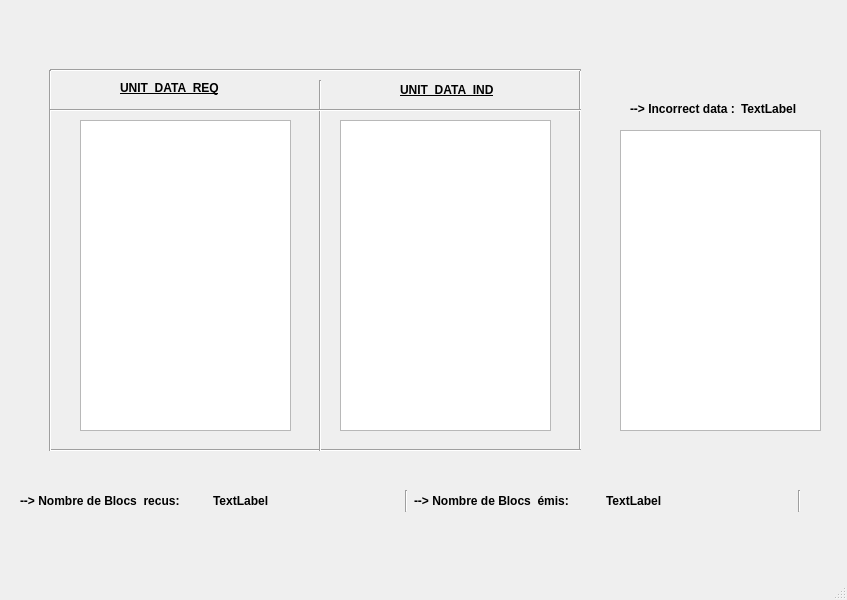
<?xml version="1.0" encoding="UTF-8"?>
<ui version="4.0">
 <class>form1</class>
 <widget class="QMainWindow" name="form1">
  <property name="geometry">
   <rect>
    <x>0</x>
    <y>0</y>
    <width>847</width>
    <height>600</height>
   </rect>
  </property>
  <property name="windowTitle">
   <string>MainWindow</string>
  </property>
  <widget class="QWidget" name="centralwidget">
   <widget class="QLabel" name="label">
    <property name="geometry">
     <rect>
      <x>120</x>
      <y>80</y>
      <width>151</width>
      <height>16</height>
     </rect>
    </property>
    <property name="font">
     <font>
      <weight>75</weight>
      <bold>true</bold>
      <underline>true</underline>
     </font>
    </property>
    <property name="text">
     <string>UNIT_DATA_REQ</string>
    </property>
   </widget>
   <widget class="QLabel" name="label_2">
    <property name="geometry">
     <rect>
      <x>400</x>
      <y>80</y>
      <width>141</width>
      <height>20</height>
     </rect>
    </property>
    <property name="font">
     <font>
      <weight>75</weight>
      <bold>true</bold>
      <underline>true</underline>
     </font>
    </property>
    <property name="text">
     <string>UNIT_DATA_IND</string>
    </property>
   </widget>
   <widget class="Line" name="line_4">
    <property name="geometry">
     <rect>
      <x>570</x>
      <y>70</y>
      <width>20</width>
      <height>381</height>
     </rect>
    </property>
    <property name="orientation">
     <enum>Qt::Vertical</enum>
    </property>
   </widget>
   <widget class="QPlainTextEdit" name="plainTextEdit_3">
    <property name="geometry">
     <rect>
      <x>620</x>
      <y>130</y>
      <width>201</width>
      <height>301</height>
     </rect>
    </property>
    <property name="font">
     <font>
      <family>Arial</family>
      <pointsize>10</pointsize>
      <weight>75</weight>
      <bold>true</bold>
     </font>
    </property>
   </widget>
   <widget class="Line" name="line_8">
    <property name="geometry">
     <rect>
      <x>50</x>
      <y>60</y>
      <width>531</width>
      <height>20</height>
     </rect>
    </property>
    <property name="orientation">
     <enum>Qt::Horizontal</enum>
    </property>
   </widget>
   <widget class="QPlainTextEdit" name="plainTextEdit">
    <property name="geometry">
     <rect>
      <x>80</x>
      <y>120</y>
      <width>211</width>
      <height>311</height>
     </rect>
    </property>
    <property name="font">
     <font>
      <family>Arial</family>
      <pointsize>10</pointsize>
      <weight>75</weight>
      <bold>true</bold>
     </font>
    </property>
   </widget>
   <widget class="Line" name="line_3">
    <property name="geometry">
     <rect>
      <x>50</x>
      <y>440</y>
      <width>531</width>
      <height>20</height>
     </rect>
    </property>
    <property name="orientation">
     <enum>Qt::Horizontal</enum>
    </property>
   </widget>
   <widget class="QPlainTextEdit" name="plainTextEdit_2">
    <property name="geometry">
     <rect>
      <x>340</x>
      <y>120</y>
      <width>211</width>
      <height>311</height>
     </rect>
    </property>
    <property name="font">
     <font>
      <family>Arial</family>
      <pointsize>10</pointsize>
      <weight>75</weight>
      <bold>true</bold>
     </font>
    </property>
   </widget>
   <widget class="QWidget" name="layoutWidget">
    <property name="geometry">
     <rect>
      <x>20</x>
      <y>490</y>
      <width>781</width>
      <height>22</height>
     </rect>
    </property>
    <layout class="QHBoxLayout" name="horizontalLayout_5">
     <item>
      <layout class="QHBoxLayout" name="horizontalLayout_4">
       <item>
        <widget class="QLabel" name="label_7">
         <property name="font">
          <font>
           <family>Microsoft YaHei UI</family>
           <weight>75</weight>
           <italic>false</italic>
           <bold>true</bold>
          </font>
         </property>
         <property name="text">
          <string>--&gt; Nombre de Blocs  recus:</string>
         </property>
        </widget>
       </item>
       <item>
        <widget class="QLabel" name="label_8">
         <property name="font">
          <font>
           <weight>75</weight>
           <bold>true</bold>
          </font>
         </property>
         <property name="text">
          <string>TextLabel</string>
         </property>
        </widget>
       </item>
      </layout>
     </item>
     <item>
      <widget class="Line" name="line_5">
       <property name="orientation">
        <enum>Qt::Vertical</enum>
       </property>
      </widget>
     </item>
     <item>
      <layout class="QHBoxLayout" name="horizontalLayout_3">
       <item>
        <widget class="QLabel" name="label_5">
         <property name="font">
          <font>
           <family>Microsoft YaHei UI</family>
           <weight>75</weight>
           <italic>false</italic>
           <bold>true</bold>
          </font>
         </property>
         <property name="text">
          <string>--&gt; Nombre de Blocs  émis:</string>
         </property>
        </widget>
       </item>
       <item>
        <widget class="QLabel" name="label_6">
         <property name="font">
          <font>
           <weight>75</weight>
           <bold>true</bold>
          </font>
         </property>
         <property name="text">
          <string>TextLabel</string>
         </property>
        </widget>
       </item>
      </layout>
     </item>
     <item>
      <widget class="Line" name="line_6">
       <property name="orientation">
        <enum>Qt::Vertical</enum>
       </property>
      </widget>
     </item>
    </layout>
   </widget>
   <widget class="Line" name="line">
    <property name="geometry">
     <rect>
      <x>310</x>
      <y>80</y>
      <width>20</width>
      <height>371</height>
     </rect>
    </property>
    <property name="orientation">
     <enum>Qt::Vertical</enum>
    </property>
   </widget>
   <widget class="Line" name="line_7">
    <property name="geometry">
     <rect>
      <x>40</x>
      <y>70</y>
      <width>20</width>
      <height>381</height>
     </rect>
    </property>
    <property name="orientation">
     <enum>Qt::Vertical</enum>
    </property>
   </widget>
   <widget class="QWidget" name="layoutWidget_2">
    <property name="geometry">
     <rect>
      <x>630</x>
      <y>100</y>
      <width>169</width>
      <height>18</height>
     </rect>
    </property>
    <layout class="QHBoxLayout" name="horizontalLayout">
     <item>
      <widget class="QLabel" name="label_3">
       <property name="font">
        <font>
         <family>Microsoft YaHei UI</family>
         <weight>75</weight>
         <italic>false</italic>
         <bold>true</bold>
        </font>
       </property>
       <property name="text">
        <string>--&gt; Incorrect data :</string>
       </property>
      </widget>
     </item>
     <item>
      <widget class="QLabel" name="label_4">
       <property name="font">
        <font>
         <weight>75</weight>
         <bold>true</bold>
        </font>
       </property>
       <property name="text">
        <string>TextLabel</string>
       </property>
      </widget>
     </item>
    </layout>
   </widget>
   <widget class="Line" name="line_2">
    <property name="geometry">
     <rect>
      <x>50</x>
      <y>100</y>
      <width>531</width>
      <height>20</height>
     </rect>
    </property>
    <property name="orientation">
     <enum>Qt::Horizontal</enum>
    </property>
   </widget>
   <widget class="QLabel" name="label_9">
    <property name="geometry">
     <rect>
      <x>260</x>
      <y>10</y>
      <width>311</width>
      <height>51</height>
     </rect>
    </property>
    <property name="palette">
     <palette>
      <active>
       <colorrole role="WindowText">
        <brush brushstyle="SolidPattern">
         <color alpha="255">
          <red>0</red>
          <green>0</green>
          <blue>0</blue>
         </color>
        </brush>
       </colorrole>
       <colorrole role="Button">
        <brush brushstyle="SolidPattern">
         <color alpha="255">
          <red>255</red>
          <green>255</green>
          <blue>255</blue>
         </color>
        </brush>
       </colorrole>
       <colorrole role="Light">
        <brush brushstyle="SolidPattern">
         <color alpha="255">
          <red>255</red>
          <green>255</green>
          <blue>255</blue>
         </color>
        </brush>
       </colorrole>
       <colorrole role="Midlight">
        <brush brushstyle="SolidPattern">
         <color alpha="255">
          <red>255</red>
          <green>255</green>
          <blue>255</blue>
         </color>
        </brush>
       </colorrole>
       <colorrole role="Dark">
        <brush brushstyle="SolidPattern">
         <color alpha="255">
          <red>127</red>
          <green>127</green>
          <blue>127</blue>
         </color>
        </brush>
       </colorrole>
       <colorrole role="Mid">
        <brush brushstyle="SolidPattern">
         <color alpha="255">
          <red>170</red>
          <green>170</green>
          <blue>170</blue>
         </color>
        </brush>
       </colorrole>
       <colorrole role="Text">
        <brush brushstyle="SolidPattern">
         <color alpha="255">
          <red>0</red>
          <green>0</green>
          <blue>0</blue>
         </color>
        </brush>
       </colorrole>
       <colorrole role="BrightText">
        <brush brushstyle="SolidPattern">
         <color alpha="255">
          <red>255</red>
          <green>255</green>
          <blue>255</blue>
         </color>
        </brush>
       </colorrole>
       <colorrole role="ButtonText">
        <brush brushstyle="SolidPattern">
         <color alpha="255">
          <red>0</red>
          <green>0</green>
          <blue>0</blue>
         </color>
        </brush>
       </colorrole>
       <colorrole role="Base">
        <brush brushstyle="SolidPattern">
         <color alpha="255">
          <red>255</red>
          <green>255</green>
          <blue>255</blue>
         </color>
        </brush>
       </colorrole>
       <colorrole role="Window">
        <brush brushstyle="SolidPattern">
         <color alpha="255">
          <red>255</red>
          <green>255</green>
          <blue>255</blue>
         </color>
        </brush>
       </colorrole>
       <colorrole role="Shadow">
        <brush brushstyle="SolidPattern">
         <color alpha="255">
          <red>0</red>
          <green>0</green>
          <blue>0</blue>
         </color>
        </brush>
       </colorrole>
       <colorrole role="AlternateBase">
        <brush brushstyle="SolidPattern">
         <color alpha="255">
          <red>255</red>
          <green>255</green>
          <blue>255</blue>
         </color>
        </brush>
       </colorrole>
       <colorrole role="ToolTipBase">
        <brush brushstyle="SolidPattern">
         <color alpha="255">
          <red>255</red>
          <green>255</green>
          <blue>220</blue>
         </color>
        </brush>
       </colorrole>
       <colorrole role="ToolTipText">
        <brush brushstyle="SolidPattern">
         <color alpha="255">
          <red>0</red>
          <green>0</green>
          <blue>0</blue>
         </color>
        </brush>
       </colorrole>
       <colorrole role="PlaceholderText">
        <brush brushstyle="SolidPattern">
         <color alpha="128">
          <red>0</red>
          <green>0</green>
          <blue>0</blue>
         </color>
        </brush>
       </colorrole>
      </active>
      <inactive>
       <colorrole role="WindowText">
        <brush brushstyle="SolidPattern">
         <color alpha="255">
          <red>0</red>
          <green>0</green>
          <blue>0</blue>
         </color>
        </brush>
       </colorrole>
       <colorrole role="Button">
        <brush brushstyle="SolidPattern">
         <color alpha="255">
          <red>255</red>
          <green>255</green>
          <blue>255</blue>
         </color>
        </brush>
       </colorrole>
       <colorrole role="Light">
        <brush brushstyle="SolidPattern">
         <color alpha="255">
          <red>255</red>
          <green>255</green>
          <blue>255</blue>
         </color>
        </brush>
       </colorrole>
       <colorrole role="Midlight">
        <brush brushstyle="SolidPattern">
         <color alpha="255">
          <red>255</red>
          <green>255</green>
          <blue>255</blue>
         </color>
        </brush>
       </colorrole>
       <colorrole role="Dark">
        <brush brushstyle="SolidPattern">
         <color alpha="255">
          <red>127</red>
          <green>127</green>
          <blue>127</blue>
         </color>
        </brush>
       </colorrole>
       <colorrole role="Mid">
        <brush brushstyle="SolidPattern">
         <color alpha="255">
          <red>170</red>
          <green>170</green>
          <blue>170</blue>
         </color>
        </brush>
       </colorrole>
       <colorrole role="Text">
        <brush brushstyle="SolidPattern">
         <color alpha="255">
          <red>0</red>
          <green>0</green>
          <blue>0</blue>
         </color>
        </brush>
       </colorrole>
       <colorrole role="BrightText">
        <brush brushstyle="SolidPattern">
         <color alpha="255">
          <red>255</red>
          <green>255</green>
          <blue>255</blue>
         </color>
        </brush>
       </colorrole>
       <colorrole role="ButtonText">
        <brush brushstyle="SolidPattern">
         <color alpha="255">
          <red>0</red>
          <green>0</green>
          <blue>0</blue>
         </color>
        </brush>
       </colorrole>
       <colorrole role="Base">
        <brush brushstyle="SolidPattern">
         <color alpha="255">
          <red>255</red>
          <green>255</green>
          <blue>255</blue>
         </color>
        </brush>
       </colorrole>
       <colorrole role="Window">
        <brush brushstyle="SolidPattern">
         <color alpha="255">
          <red>255</red>
          <green>255</green>
          <blue>255</blue>
         </color>
        </brush>
       </colorrole>
       <colorrole role="Shadow">
        <brush brushstyle="SolidPattern">
         <color alpha="255">
          <red>0</red>
          <green>0</green>
          <blue>0</blue>
         </color>
        </brush>
       </colorrole>
       <colorrole role="AlternateBase">
        <brush brushstyle="SolidPattern">
         <color alpha="255">
          <red>255</red>
          <green>255</green>
          <blue>255</blue>
         </color>
        </brush>
       </colorrole>
       <colorrole role="ToolTipBase">
        <brush brushstyle="SolidPattern">
         <color alpha="255">
          <red>255</red>
          <green>255</green>
          <blue>220</blue>
         </color>
        </brush>
       </colorrole>
       <colorrole role="ToolTipText">
        <brush brushstyle="SolidPattern">
         <color alpha="255">
          <red>0</red>
          <green>0</green>
          <blue>0</blue>
         </color>
        </brush>
       </colorrole>
       <colorrole role="PlaceholderText">
        <brush brushstyle="SolidPattern">
         <color alpha="128">
          <red>0</red>
          <green>0</green>
          <blue>0</blue>
         </color>
        </brush>
       </colorrole>
      </inactive>
      <disabled>
       <colorrole role="WindowText">
        <brush brushstyle="SolidPattern">
         <color alpha="255">
          <red>127</red>
          <green>127</green>
          <blue>127</blue>
         </color>
        </brush>
       </colorrole>
       <colorrole role="Button">
        <brush brushstyle="SolidPattern">
         <color alpha="255">
          <red>255</red>
          <green>255</green>
          <blue>255</blue>
         </color>
        </brush>
       </colorrole>
       <colorrole role="Light">
        <brush brushstyle="SolidPattern">
         <color alpha="255">
          <red>255</red>
          <green>255</green>
          <blue>255</blue>
         </color>
        </brush>
       </colorrole>
       <colorrole role="Midlight">
        <brush brushstyle="SolidPattern">
         <color alpha="255">
          <red>255</red>
          <green>255</green>
          <blue>255</blue>
         </color>
        </brush>
       </colorrole>
       <colorrole role="Dark">
        <brush brushstyle="SolidPattern">
         <color alpha="255">
          <red>127</red>
          <green>127</green>
          <blue>127</blue>
         </color>
        </brush>
       </colorrole>
       <colorrole role="Mid">
        <brush brushstyle="SolidPattern">
         <color alpha="255">
          <red>170</red>
          <green>170</green>
          <blue>170</blue>
         </color>
        </brush>
       </colorrole>
       <colorrole role="Text">
        <brush brushstyle="SolidPattern">
         <color alpha="255">
          <red>127</red>
          <green>127</green>
          <blue>127</blue>
         </color>
        </brush>
       </colorrole>
       <colorrole role="BrightText">
        <brush brushstyle="SolidPattern">
         <color alpha="255">
          <red>255</red>
          <green>255</green>
          <blue>255</blue>
         </color>
        </brush>
       </colorrole>
       <colorrole role="ButtonText">
        <brush brushstyle="SolidPattern">
         <color alpha="255">
          <red>127</red>
          <green>127</green>
          <blue>127</blue>
         </color>
        </brush>
       </colorrole>
       <colorrole role="Base">
        <brush brushstyle="SolidPattern">
         <color alpha="255">
          <red>255</red>
          <green>255</green>
          <blue>255</blue>
         </color>
        </brush>
       </colorrole>
       <colorrole role="Window">
        <brush brushstyle="SolidPattern">
         <color alpha="255">
          <red>255</red>
          <green>255</green>
          <blue>255</blue>
         </color>
        </brush>
       </colorrole>
       <colorrole role="Shadow">
        <brush brushstyle="SolidPattern">
         <color alpha="255">
          <red>0</red>
          <green>0</green>
          <blue>0</blue>
         </color>
        </brush>
       </colorrole>
       <colorrole role="AlternateBase">
        <brush brushstyle="SolidPattern">
         <color alpha="255">
          <red>255</red>
          <green>255</green>
          <blue>255</blue>
         </color>
        </brush>
       </colorrole>
       <colorrole role="ToolTipBase">
        <brush brushstyle="SolidPattern">
         <color alpha="255">
          <red>255</red>
          <green>255</green>
          <blue>220</blue>
         </color>
        </brush>
       </colorrole>
       <colorrole role="ToolTipText">
        <brush brushstyle="SolidPattern">
         <color alpha="255">
          <red>0</red>
          <green>0</green>
          <blue>0</blue>
         </color>
        </brush>
       </colorrole>
       <colorrole role="PlaceholderText">
        <brush brushstyle="SolidPattern">
         <color alpha="128">
          <red>0</red>
          <green>0</green>
          <blue>0</blue>
         </color>
        </brush>
       </colorrole>
      </disabled>
     </palette>
    </property>
    <property name="text">
     <string/>
    </property>
    <property name="pixmap">
     <pixmap>../../Desktop/Capture1.PNG</pixmap>
    </property>
   </widget>
  </widget>
  <widget class="QMenuBar" name="menubar">
   <property name="geometry">
    <rect>
     <x>0</x>
     <y>0</y>
     <width>847</width>
     <height>21</height>
    </rect>
   </property>
  </widget>
  <widget class="QStatusBar" name="statusbar"/>
 </widget>
 <resources/>
 <connections/>
</ui>
